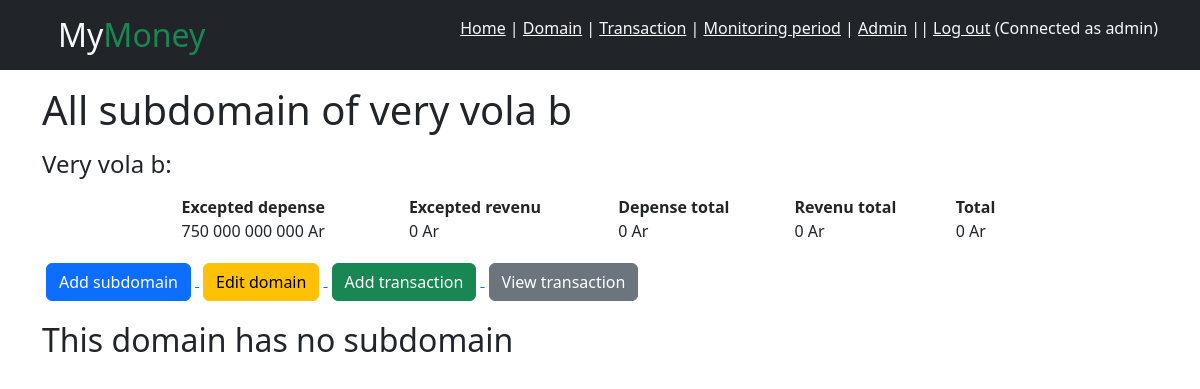
/domain/view-subdomain/2 (signed in), run on the app's committed database.
### accounts/models.py (models this page shows)
class CustomUser(AbstractUser):
    pass

### gestion/models.py (models this page shows, shortened)
class Domain(models.Model):
    gestion = models.ForeignKey(Gestion, on_delete=models.CASCADE, null=False)
    name = models.CharField(max_length=20, null=False)
    description = models.TextField(null=True)
    relation_to_parent_domain = models.ForeignKey("RelationToParentDomain", on_delete=models.SET_NULL, null=True)
    excepted_depense = models.FloatField(default=0)
    excepted_revenu = models.FloatField(default=0)
    def get_depense_total(self):
        depense_total = 0
        transactions = Transaction.objects.filter(domain=self)
        period = DateInterval.objects.get(user=self.gestion.owner)
        relation_to_me = RelationToParentDomain.objects.get(parent_domain=self.id)
        subdomains = Domain.objects.filter(relation_to_parent_domain=relation_to_me)
        depense_total += sum(subdomain.get_depense_total() for subdomain in subdomains)
        return depense_total
    def get_revenu_total(self):
        revenu_total = 0
        transactions = Transaction.objects.filter(domain=self)
        period = DateInterval.objects.get(user=self.gestion.owner)
        relation_to_me = RelationToParentDomain.objects.get(parent_domain=self.id)
        subdomains = Domain.objects.filter(relation_to_parent_domain=relation_to_me)
        revenu_total += sum(subdomain.get_revenu_total() for subdomain in subdomains)
        return revenu_total
    def get_solde(self):
        return self.get_revenu_total() - self.get_depense_total()

class Gestion(models.Model):
    owner = models.OneToOneField(CustomUser, on_delete=models.CASCADE, null=False)

class RelationToParentDomain(models.Model):
    parent_domain = models.OneToOneField(Domain, on_delete=models.CASCADE, null=False)

### gestion/views.py (the view)
# urls.py: path("domain/view-subdomain/<int:id>", views.subdomain, name="subdomain"),
@login_required()
def subdomain(request, id):
    domain = Domain.objects.get(id=id)
    relation = RelationToParentDomain.objects.get(parent_domain=domain)
    subdomains = Domain.objects.filter(gestion=Gestion.objects.get(owner=request.user), relation_to_parent_domain=relation).order_by("name")
    return render(request, "domain/index.html", {"domains": subdomains, "domain": domain, "title": "Subdomain"})

### gestion/templatetags/filters.py (called while the page is built)
@register.filter
def intspace(value):
    try:
        value = int(value)
    except (ValueError, TypeError):
        return value
    return f"{value:,}".replace(",", " ")

### gestion/templates/domain/index.html (shortened to what this page needs)
{% extends "base.html" %}
{% load filters %}
{% block body %}
    <div class="container">
        {% if principal_domain %}
            <h1 class="my-3">All domain</h1>
            <h3>Solde: {{ solde|floatformat:0|intspace|intspace }} Ar</h3>
            <div class="d-flex justify-content-between w-50">
                <p>Revenu total: {{ revenu|floatformat:0|intspace }} Ar</p>
                <p>Depense total: {{ depense|floatformat:0|intspace }} Ar</p>
            </div>
            <a href="{% url 'new-domain' %}"><button class="btn btn-success">New domain</button></a>
            <a href="{% url 'domain-tree' %}" class="text-dark"><button class="btn btn-primary">See domain tree</button></a>
        {% else %}
            <h1 class="my-3">All subdomain of {{ domain.name|lower }}</h1>
            <h4>{{ domain.name }}:</h4>
            <table class="w-75 m-auto my-3">
                <thead>
                    <tr>
                        <th>Excepted depense</th>
                        <th>Excepted revenu</th>
                        <th>Depense total</th>
                        <th>Revenu total</th>
                        <th>Total</th>
                    </tr>
                </thead>
                <tbody>
                    <tr>
                        <td>{{ domain.excepted_depense|floatformat:0|intspace }} Ar</td>
                        <td>{{ domain.excepted_revenu|floatformat:0|intspace }} Ar</td>
                        <td>{{ domain.get_depense_total|floatformat:0|intspace }} Ar</td>
                        <td>{{ domain.get_revenu_total|floatformat:0|intspace }} Ar</td>
                        <td>{{ domain.get_solde|floatformat:0|intspace }} Ar</td>
                    </tr>
                </tbody>
            </table>
            <a href="{% url 'new-subdomain' id=domain.id %}">
                <button class="btn btn-primary m-1">Add subdomain</button>
            </a>
            <a href="{% url 'edit-domain' id=domain.id %}">
                <button class="btn btn-warning m-1">Edit domain</button>
            </a>
            <a href="{% url 'new-transaction-domain' id=domain.id %}">
                <button class="btn btn-success m-1">Add transaction</button>
            </a>
            <a href="{% url 'transaction' id=domain.id %}">
                <button class="btn btn-secondary m-1">View transaction</button>
            </a>
        {% endif %}
        {% if not domains %}
            {% if principal_domain %}
                <h2 class="my-3">There is no domain in your financial monitoring</h2>
            {% else %}
                <h2 class="my-3">This domain has no subdomain</h2>
            {% endif %}
        {% endif %}
    </div>
{% endblock %}

### gestion/templates/base.html (shortened to what this page needs)
{% load static %}
<!DOCTYPE html>
<html lang="en">
<head>
    <link rel="stylesheet" href="https://cdn.jsdelivr.net/npm/bootstrap@5.3.2/dist/css/bootstrap.min.css">
</head>
<body>
    {% block header %}
        <header>
            <nav class="bg-dark text-light">
                <div class="d-flex d-flex justify-content-between container">
                    <div>
                        <h2 class="m-3">My<span class="text-success">Money</span></h2>
                    </div>
                    <div class="my-3">
                        <a href="{% url 'home' %}" class="text-light">Home</a> |
                        <a href="{% url 'domain' %}" class="text-light">Domain</a> |
                        <a href="{% url 'transaction-history' %}" class="text-light">Transaction</a> |
                        <a href="{% url 'period-to-monitor' %}" class="text-light">Monitoring period</a>
                        {% if user.is_superuser %}
                             | <a href="/admin" class="text-light">Admin</a>
                        {% endif %}
                        ||
                        {% if not user.is_authenticated %}
                            <a href="{% url 'login' %}" class="text-light">Log in</a> |
                            <a href="{% url 'signup' %}" class="text-light">Sign up</a>
                        {% else %}
                            <a href="{% url 'logout' %}" class="text-light">Log out</a> <span>(Connected as {{ user.username }})</span>
                        {% endif %}
                    </div>
                </div>
            </nav>
        </header>
    {% endblock %}
    {% block body %}{% endblock %}
</body>
</html>

### data on the page
CustomUser: username "admin"
Domain: name "very vola b", name "Very vola b", excepted_depense "750 000 000 000", excepted_revenu "0", get_depense_total "0", get_revenu_total "0", get_solde "0"
